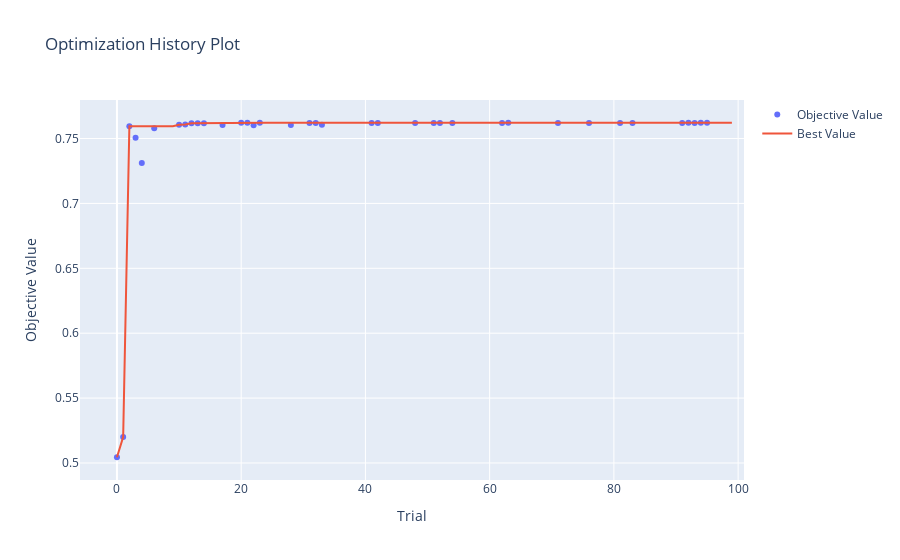
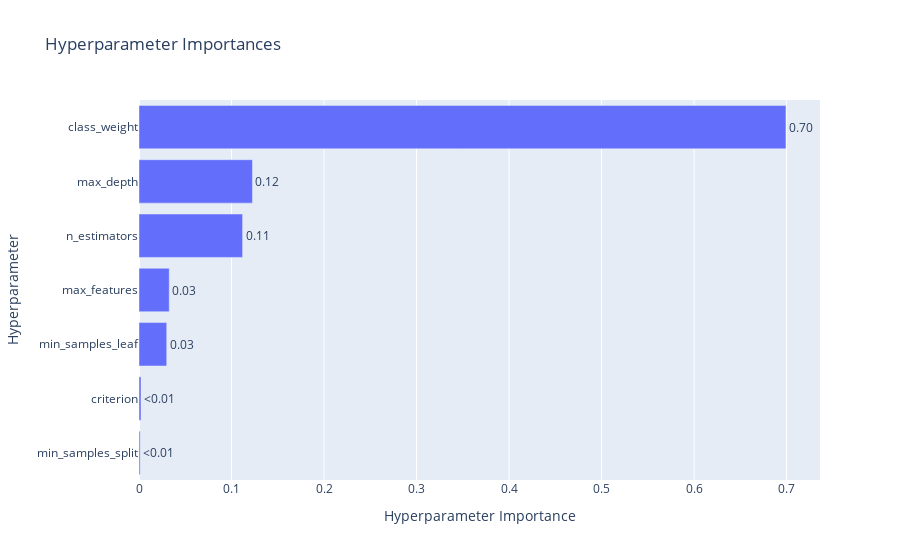

The cell these charts' notebook holds for them, in order:
### Code cell
from optuna.visualization import (
    plot_optimization_history,
    plot_param_importances,
)

print("Generating Optuna Visualization Plots...")

# 1. Plot Optimization History
# Shows how the objective value (F1-score in your case) changed over trials.
# You can see if the optimization is converging or if there's still potential for improvement.
fig_history = plot_optimization_history(study_rf)
fig_history.show()


# 2. Plot Parameter Importances
# Shows which hyperparameters were most influential in determining the objective value.
# This helps you understand which parameters had the biggest impact on your F1-score.
fig_importances = plot_param_importances(study_rf)
fig_importances.show()

### Figure 1 — Plotly figure (JSON) as saved in the notebook; plotly's stock layout.template omitted (floating-point values rounded to 4 significant figures)
{"data": [{"mode": "markers", "name": "Objective Value", "type": "scatter", "x": [0, 1, 2, 3, 4, 6, 10, 11, 12, 13, 14, 17, 20, 21, 22, 23, 28, 31, 32, 33, 41, 42, 48, 51, 52, 54, 62, 63, 71, 76, 81, 83, 91, 92, 93, 94, 95], "y": [0.5044, 0.52, 0.7594, 0.7506, 0.7312, 0.7578, 0.7606, 0.7608, 0.7618, 0.7618, 0.7618, 0.7605, 0.7621, 0.7622, 0.7603, 0.7621, 0.7604, 0.7619, 0.762, 0.7607, 0.762, 0.7619, 0.762, 0.7619, 0.762, 0.762, 0.7619, 0.7622, 0.762, 0.762, 0.7619, 0.762, 0.762, 0.7621, 0.762, 0.7621, 0.7621]}, {"mode": "lines", "name": "Best Value", "type": "scatter", "x": [0, 1, 2, 3, 4, 5, 6, 7, 8, 9, 10, 11, 12, 13, 14, 15, 16, 17, 18, 19, 20, 21, 22, 23, 24, 25, 26, 27, 28, 29, 30, 31, 32, 33, 34, 35, 36, 37, 38, 39, 40, 41, 42, 43, 44, 45, 46, 47, 48, 49, 50, 51, 52, 53, 54, 55, 56, 57, 58, 59, 60, 61, 62, 63, 64, 65, 66, 67, 68, 69, 70, 71, 72, 73, 74, 75, 76, 77, 78, 79, 80, 81, 82, 83, 84, 85, 86, 87, 88, 89, 90, 91, 92, 93, 94, 95, 96, 97, 98, 99], "y": [0.5044, 0.52, 0.7594, 0.7594, 0.7594, 0.7594, 0.7594, 0.7594, 0.7594, 0.7594, 0.7606, 0.7608, 0.7618, 0.7618, 0.7618, 0.7618, 0.7618, 0.7618, 0.7618, 0.7618, 0.7621, 0.7622, 0.7622, 0.7622, 0.7622, 0.7622, 0.7622, 0.7622, 0.7622, 0.7622, 0.7622, 0.7622, 0.7622, 0.7622, 0.7622, 0.7622, 0.7622, 0.7622, 0.7622, 0.7622, 0.7622, 0.7622, 0.7622, 0.7622, 0.7622, 0.7622, 0.7622, 0.7622, 0.7622, 0.7622, 0.7622, 0.7622, 0.7622, 0.7622, 0.7622, 0.7622, 0.7622, 0.7622, 0.7622, 0.7622, 0.7622, 0.7622, 0.7622, 0.7622, 0.7622, 0.7622, 0.7622, 0.7622, 0.7622, 0.7622, 0.7622, 0.7622, 0.7622, 0.7622, 0.7622, 0.7622, 0.7622, 0.7622, 0.7622, 0.7622, 0.7622, 0.7622, 0.7622, 0.7622, 0.7622, 0.7622, 0.7622, 0.7622, 0.7622, 0.7622, 0.7622, 0.7622, 0.7622, 0.7622, 0.7622, 0.7622, 0.7622, 0.7622, 0.7622, 0.7622]}, {"marker": {"color": "#cccccc"}, "mode": "markers", "name": "Infeasible Trial", "showlegend": false, "type": "scatter", "x": [], "y": []}], "layout": {"title": {"text": "Optimization History Plot"}, "xaxis": {"title": {"text": "Trial"}}, "yaxis": {"title": {"text": "Objective Value"}}}}

### Figure 2 — Plotly figure (JSON) as saved in the notebook; plotly's stock layout.template omitted (floating-point values rounded to 4 significant figures)
{"data": [{"cliponaxis": false, "hovertemplate": ["min_samples_split (IntDistribution): 0.0012504513033387212<extra></extra>", "criterion (CategoricalDistribution): 0.00217814022112147<extra></extra>", "min_samples_leaf (IntDistribution): 0.029971215895951704<extra></extra>", "max_features (CategoricalDistribution): 0.03268952577085823<extra></extra>", "n_estimators (IntDistribution): 0.11197314049405914<extra></extra>", "max_depth (IntDistribution): 0.12262752858059456<extra></extra>", "class_weight (CategoricalDistribution): 0.699309997734076<extra></extra>"], "name": "Objective Value", "orientation": "h", "text": ["<0.01", "<0.01", "0.03", "0.03", "0.11", "0.12", "0.70"], "textposition": "outside", "type": "bar", "x": [0.00125, 0.002178, 0.02997, 0.03269, 0.112, 0.1226, 0.6993], "y": ["min_samples_split", "criterion", "min_samples_leaf", "max_features", "n_estimators", "max_depth", "class_weight"]}], "layout": {"title": {"text": "Hyperparameter Importances"}, "xaxis": {"title": {"text": "Hyperparameter Importance"}}, "yaxis": {"title": {"text": "Hyperparameter"}}}}
